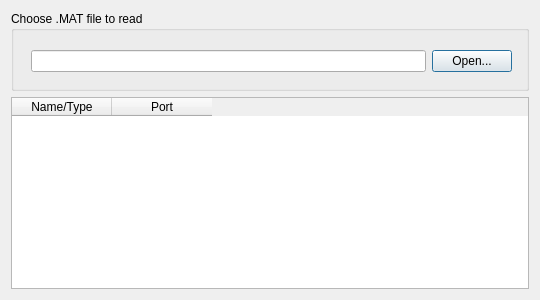
<?xml version="1.0" encoding="UTF-8"?>
<ui version="4.0">
 <class>ImportFieldsFromMatlab</class>
 <widget class="QDialog" name="ImportFieldsFromMatlab">
  <property name="geometry">
   <rect>
    <x>0</x>
    <y>0</y>
    <width>540</width>
    <height>300</height>
   </rect>
  </property>
  <property name="minimumSize">
   <size>
    <width>540</width>
    <height>300</height>
   </size>
  </property>
  <property name="windowTitle">
   <string>ImportFieldsFromMatlab</string>
  </property>
  <layout class="QVBoxLayout" name="verticalLayout">
   <item>
    <widget class="QGroupBox" name="groupBox">
     <property name="minimumSize">
      <size>
       <width>400</width>
       <height>80</height>
      </size>
     </property>
     <property name="title">
      <string>Choose .MAT file to read</string>
     </property>
     <widget class="QWidget" name="layoutWidget">
      <property name="geometry">
       <rect>
        <x>20</x>
        <y>30</y>
        <width>481</width>
        <height>41</height>
       </rect>
      </property>
      <layout class="QHBoxLayout" name="horizontalLayout">
       <item>
        <widget class="QLineEdit" name="fileNameLineEdit_">
         <property name="minimumSize">
          <size>
           <width>0</width>
           <height>22</height>
          </size>
         </property>
         <property name="dragEnabled">
          <bool>false</bool>
         </property>
         <property name="readOnly">
          <bool>false</bool>
         </property>
        </widget>
       </item>
       <item>
        <widget class="QPushButton" name="openFileButton_">
         <property name="text">
          <string>Open...</string>
         </property>
         <property name="checkable">
          <bool>false</bool>
         </property>
        </widget>
       </item>
      </layout>
     </widget>
    </widget>
   </item>
   <item>
    <widget class="QTableWidget" name="tableWidget">
     <column>
      <property name="text">
       <string>Name/Type</string>
      </property>
     </column>
     <column>
      <property name="text">
       <string>Port</string>
      </property>
     </column>
    </widget>
   </item>
  </layout>
 </widget>
 <resources/>
 <connections/>
</ui>
